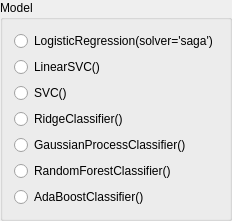
         <widget class="QGroupBox" name="groupBox_method">
          <property name="title">
           <string>Model</string>
          </property>
          <layout class="QGridLayout" name="gridLayout_5">
           <item row="4" column="0">
            <widget class="QRadioButton" name="radioButton_classification_gaussianprocess">
             <property name="text">
              <string>GaussianProcessClassifier()</string>
             </property>
            </widget>
           </item>
           <item row="6" column="0">
            <widget class="QRadioButton" name="radioButton_classification_randomforest">
             <property name="text">
              <string>RandomForestClassifier()</string>
             </property>
            </widget>
           </item>
           <item row="2" column="0">
            <widget class="QRadioButton" name="radioButton_classification_svm">
             <property name="text">
              <string>SVC()</string>
             </property>
             <property name="checked">
              <bool>false</bool>
             </property>
            </widget>
           </item>
           <item row="0" column="0">
            <widget class="QRadioButton" name="radioButton_classification_lr">
             <property name="text">
              <string>LogisticRegression(solver='saga')</string>
             </property>
             <property name="checkable">
              <bool>true</bool>
             </property>
             <property name="checked">
              <bool>false</bool>
             </property>
            </widget>
           </item>
           <item row="9" column="0">
            <widget class="QRadioButton" name="radioButton_classification_adaboost">
             <property name="text">
              <string>AdaBoostClassifier()</string>
             </property>
            </widget>
           </item>
           <item row="3" column="0">
            <widget class="QRadioButton" name="radioButton_classification_ridge">
             <property name="text">
              <string>RidgeClassifier()</string>
             </property>
            </widget>
           </item>
           <item row="1" column="0">
            <widget class="QRadioButton" name="radioButton_classification_linearsvc">
             <property name="text">
              <string>LinearSVC()</string>
             </property>
             <property name="checked">
              <bool>false</bool>
             </property>
            </widget>
           </item>
          </layout>
         </widget>
